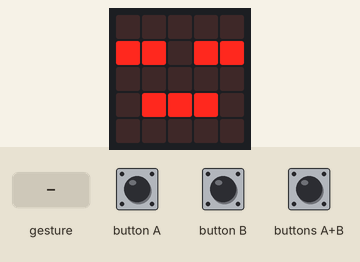
This program was run on a simulated BBC micro:bit (MakeCode). On the bench: the board's 5×5 LED display. The inputs (shaded band) are chosen by the test bench. A tilt is held for 1.5 s and a shake lasts 1 s, then the board lies face up again.

Above: at 0.7 s.
4.9 s: gesture '8g'
At 6.4 s:
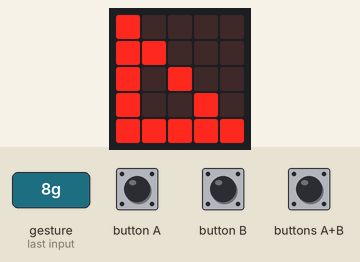
7.6 s: button A pressed for 0.15 s
At 8.2 s:
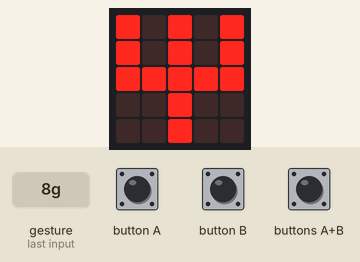
9.2 s: buttons A+B pressed for 0.15 s
At 10.5 s:
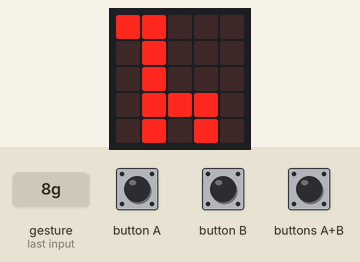
10.8 s: gesture 'tilt right'
At 11.2 s:
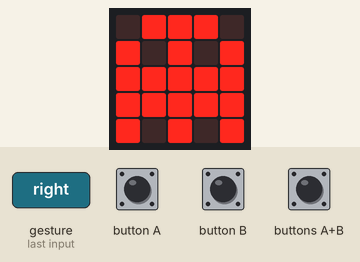
13.8 s: gesture 'tilt left'
At 14.7 s:
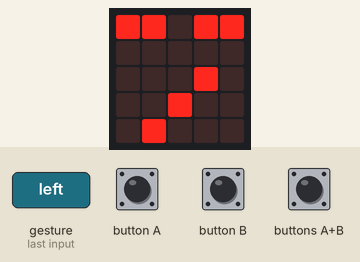
16.8 s: gesture 'free fall'
At 17.3 s:
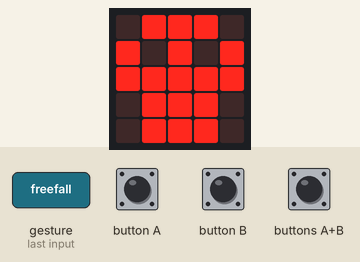
Timing chart, 0 to 19.8 s (numbered marks = the images above; inputs shaded):
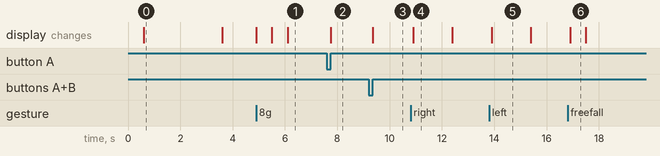

The program:

main.ts
```typescript
input.onGesture(Gesture.TiltRight, function () {
    basic.showIcon(IconNames.Ghost)
})
input.onGesture(Gesture.TiltLeft, function () {
    basic.showIcon(IconNames.Meh)
})
input.onGesture(Gesture.ScreenUp, function () {
    basic.showIcon(IconNames.Asleep)
})
input.onButtonPressed(Button.A, function () {
    basic.showIcon(IconNames.Pitchfork)
})
input.onGesture(Gesture.SixG, function () {
    basic.showIcon(IconNames.Cow)
})
input.onGesture(Gesture.FreeFall, function () {
    basic.showIcon(IconNames.Skull)
})
input.onGesture(Gesture.LogoDown, function () {
    basic.showIcon(IconNames.Butterfly)
})
input.onGesture(Gesture.Shake, function () {
    basic.showIcon(IconNames.Angry)
})
input.onGesture(Gesture.ScreenDown, function () {
    basic.showIcon(IconNames.Happy)
})
input.onGesture(Gesture.ThreeG, function () {
    basic.showIcon(IconNames.Tortoise)
})
input.onGesture(Gesture.EightG, function () {
    basic.showIcon(IconNames.LeftTriangle)
})
input.onButtonPressed(Button.AB, function () {
    basic.showIcon(IconNames.Giraffe)
})
input.onButtonPressed(Button.B, function () {
    basic.showIcon(IconNames.Cow)
})
input.onGesture(Gesture.LogoUp, function () {
    basic.showIcon(IconNames.Happy)
})
basic.showIcon(IconNames.Happy)
basic.pause(3000)
basic.clearScreen()
```

test.ts
```typescript
// 테스트는 여기로 이동합니다; 이 패키지가 확장으로 사용될 때 컴파일되지 않을 것 입니다.
```

Measured:
- after the input at 4.9 s, the display: first changes at once (image 1 shows a later state)
- after the input at 7.6 s, the display: changes after 0.15 s (image 2)
- after the input at 9.2 s, the display: changes after 0.15 s (image 3)
- after the input at 10.8 s, the display: changes after 0.10 s (image 4)
- after the input at 13.8 s, the display: changes after 0.10 s (image 5)
- after the input at 16.8 s, the display: changes after 0.10 s (image 6)
- what the display in image 0 shows lasts 3.0 s, from 0.6 s to 3.6 s
